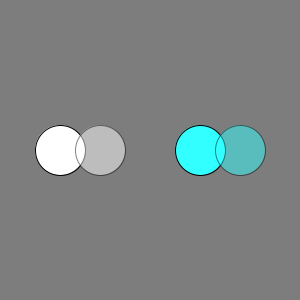
Frame 1 (no input)
Frame 60 (the mouse pressed at the canvas centre just before this capture): identical to frame 1, image omitted
Frame 120 (the mouse held since frame 60 and released just before this capture): identical to frame 1, image omitted

The Processing sketch that drew this single still picture (run headless with seeded random() and noise(); from frame 60 on, the mouse is pressed at the canvas centre):

// Processing sketch: Init_1_e_fill_stroke_strokeWeight
// ── Init_1_e_fill_stroke_strokeWeight.pde
void setup() {
  size(300,300) ;
  background(0) ;
}


void draw() {
  background(125) ;
  
  strokeWeight(1) ;
  // Grey
  stroke(0) ;
  fill(255) ;
  ellipse(width/5, height/2, 50,50) ;
  // Grey Alpha
  stroke(0, 125) ;
  fill(255, 125) ;
  ellipse(width/3, height/2, 50,50) ;
  // RVB
  stroke(0, 0, 0) ;
  fill(50, 255, 255) ;
  ellipse(width -width/3, height/2, 50,50) ;
  // RVBA
  stroke(0, 0, 0, 125) ;
  fill(50, 255, 255, 125) ;
  ellipse(width -width/5, height/2, 50,50) ;
}
